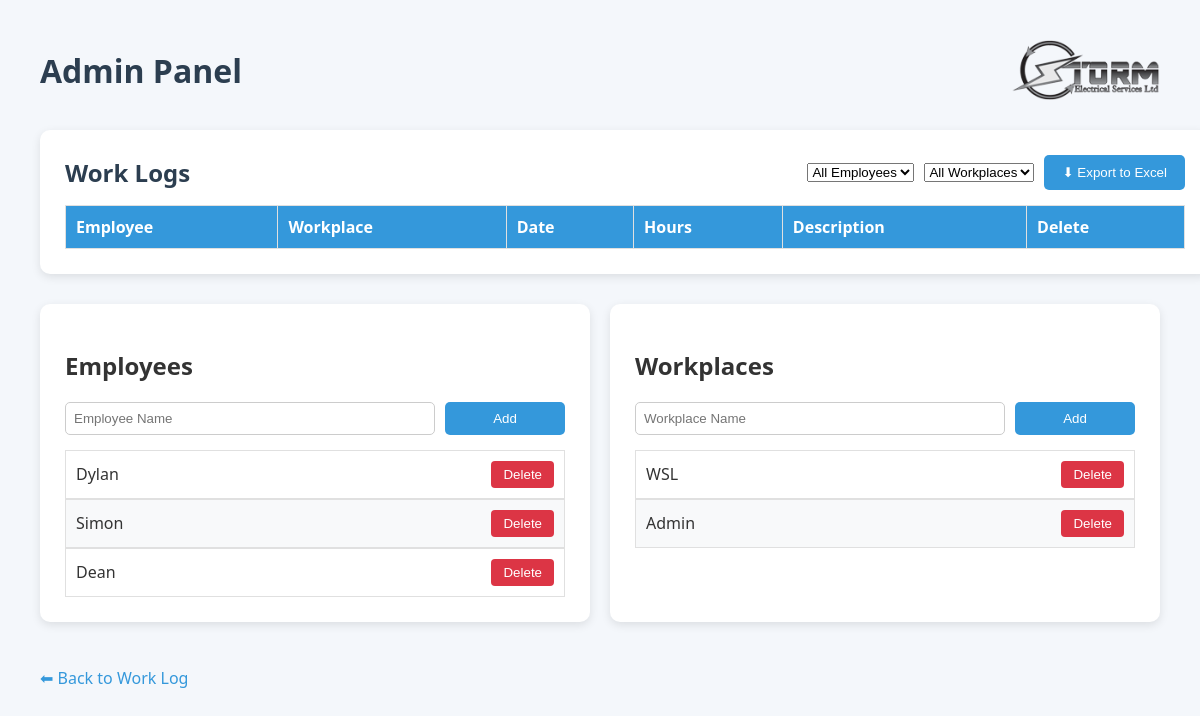
/admin, run on an earlier commit of the app's database.
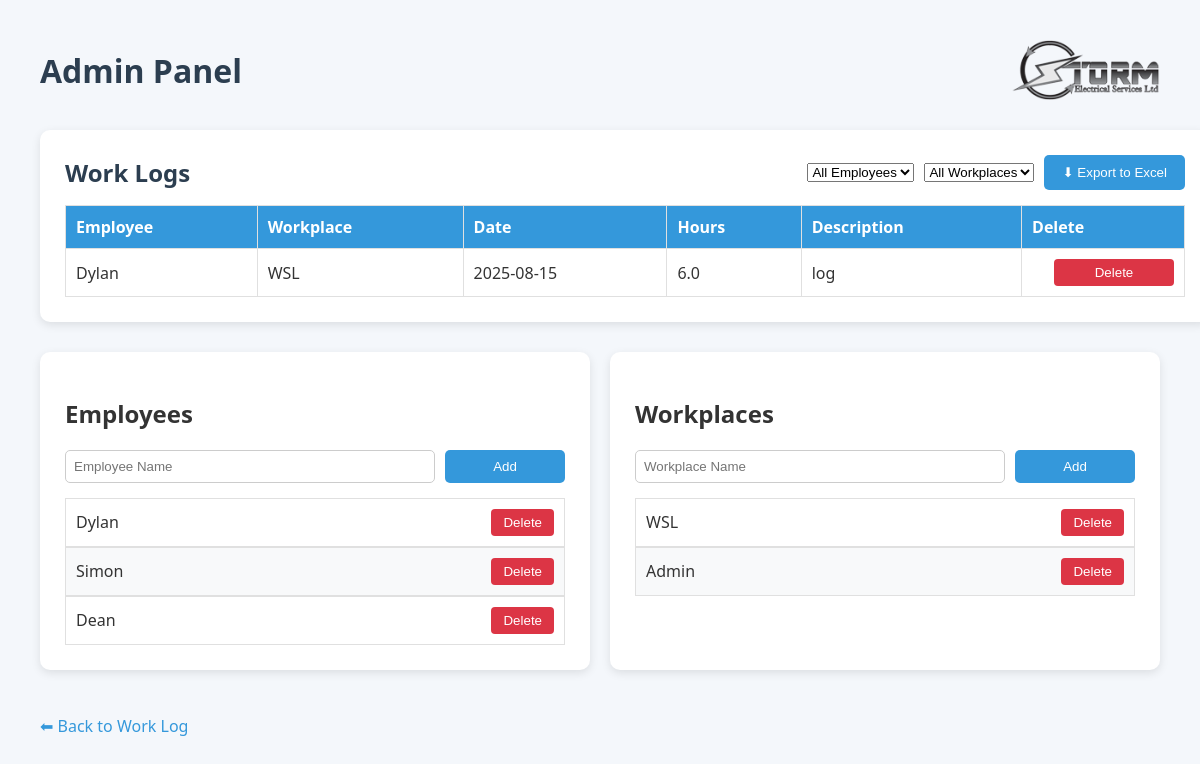
And on a later commit of the database.
### app.py (models this page shows)
class Employee(db.Model):
    id = db.Column(db.Integer, primary_key=True)
    name = db.Column(db.String(100), unique=True, nullable=False)

class Workplace(db.Model):
    id = db.Column(db.Integer, primary_key=True)
    name = db.Column(db.String(100), unique=True, nullable=False)

class WorkLog(db.Model):
    id = db.Column(db.Integer, primary_key=True)
    date = db.Column(db.String(20), nullable=False)
    hours = db.Column(db.Float, nullable=False)
    description = db.Column(db.Text, nullable=False)
    employee_id = db.Column(db.Integer, db.ForeignKey("employee.id"))
    workplace_id = db.Column(db.Integer, db.ForeignKey("workplace.id"))
    employee = db.relationship("Employee", backref="logs")
    workplace = db.relationship("Workplace", backref="logs")

### app.py (the view)
@app.route("/admin")
def admin():
    logs = WorkLog.query.all()
    employees = Employee.query.all()
    workplaces = Workplace.query.all()
    return render_template("admin.html", logs=logs, employees=employees, workplaces=workplaces)

### app.py (called while the page is built)
@app.before_request
def initialize_database():
    db.create_all()
    if Employee.query.count() == 0:
        db.session.add(Employee(name="John Doe"))
    if Workplace.query.count() == 0:
        db.session.add(Workplace(name="Office"))
    db.session.commit()

### templates/admin.html (shortened to what this page needs)
<!DOCTYPE html>
<html lang="en">
<head>
</head>
<body>
<header>
    <h1>Admin Panel</h1>
    <img src="{{ url_for('static', filename='storm_logo.png') }}" alt="Storm Electrical Logo">
</header>
<div class="card logs-card">
    <div style="display: flex; justify-content: space-between; align-items: center; margin-bottom: 15px;">
        <h2>Work Logs</h2>
        <div style="display: flex; gap: 10px; align-items: center;">
            <select id="employeeFilter">
                <option value="">All Employees</option>
            </select>
            <select id="workplaceFilter">
                <option value="">All Workplaces</option>
            </select>
            <button class="export-btn" id="exportBtn">⬇ Export to Excel</button>
        </div>
    </div>
    <table id="logsTable">
        <thead>
            <tr>
                <th>Employee</th>
                <th>Workplace</th>
                <th>Date</th>
                <th>Hours</th>
                <th>Description</th>
                <th>Delete</th>
            </tr>
        </thead>
        <tbody>
            {% for log in logs %}
            <tr>
                <td>{{ log.employee.name }}</td>
                <td>{{ log.workplace.name }}</td>
                <td>{{ log.date }}</td>
                <td>{{ log.hours }}</td>
                <td>{{ log.description }}</td>
                <td>
                    <form method="POST" action="/delete_log/{{ log.id }}">
                        <button class="delete" type="submit" onclick="return confirm('Are you sure?')">Delete</button>
                    </form>
                </td>
            </tr>
            {% endfor %}
        </tbody>
    </table>
</div>
<div class="grid">
    <div class="card">
        <h2>Employees</h2>
        <form method="POST" action="/add_employee">
            <input type="text" name="name" placeholder="Employee Name" required>
            <button type="submit">Add</button>
        </form>
        <table>
            <tbody>
                {% for e in employees %}
                <tr>
                    <td style="display: flex; justify-content: space-between; align-items: center;">
                        {{ e.name }}
                        <form method="POST" action="/delete_employee/{{ e.id }}" style="margin:0;">
                            <button class="delete" type="submit" onclick="return confirm('Are you sure?')">Delete</button>
                        </form>
                    </td>
                </tr>
                {% endfor %}
            </tbody>
        </table>
    </div>
    <div class="card">
        <h2>Workplaces</h2>
        <form method="POST" action="/add_workplace">
            <input type="text" name="name" placeholder="Workplace Name" required>
            <button type="submit">Add</button>
        </form>
        <table>
            <tbody>
                {% for w in workplaces %}
                <tr>
                    <td style="display: flex; justify-content: space-between; align-items: center;">
                        {{ w.name }}
                        <form method="POST" action="/delete_workplace/{{ w.id }}" style="margin:0;">
                            <button class="delete" type="submit" onclick="return confirm('Are you sure?')">Delete</button>
                        </form>
                    </td>
                </tr>
                {% endfor %}
            </tbody>
        </table>
    </div>
</div>
<a href="/">⬅ Back to Work Log</a>
</body>
</html>

What changed in the data, as far as the page shows it:
added WorkLog: employee.name "Dylan", workplace.name "WSL", date "2025-08-15", hours "6.0", description "log"
